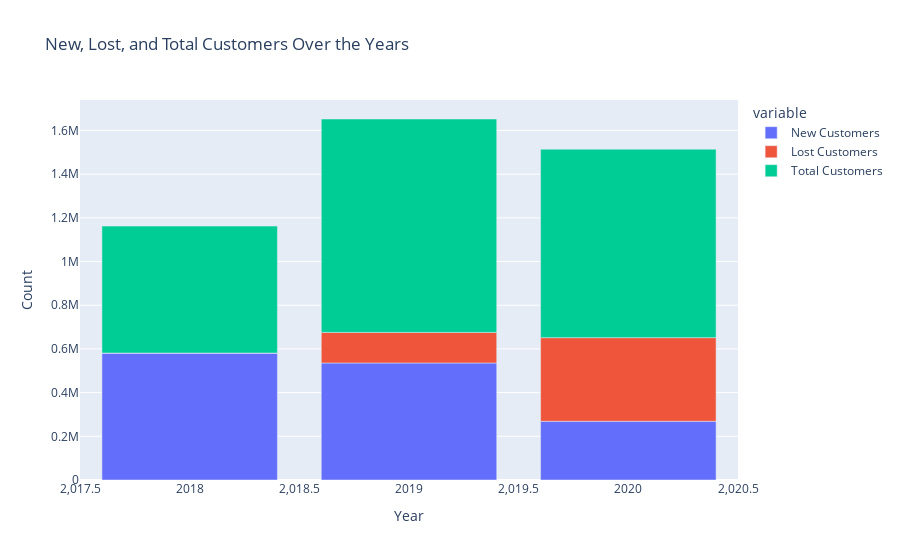

Source (notebook cell):
### Code cell
import pandas as pd
import plotly.express as px

merged_data.sort_values(by=['year', 'customer_id'], inplace=True)

previous_year_customers = set()

years = []
new_customers_count = []
lost_customers_count = []
total_customers_count = []


for year in merged_data['year'].unique():
    current_year_customers = set(merged_data[merged_data['year'] == year]['customer_id'])
    
    new_customers = current_year_customers - previous_year_customers
    
    lost_customers = previous_year_customers - current_year_customers
    
    previous_year_customers = current_year_customers
    
    years.append(year)
    new_customers_count.append(len(new_customers))
    lost_customers_count.append(len(lost_customers))
    
    total_customers_count.append(len(current_year_customers))

plot_data = pd.DataFrame({'Year': years, 'New Customers': new_customers_count, 'Lost Customers': lost_customers_count, 'Total Customers': total_customers_count})

fig = px.bar(
    plot_data,
    x='Year',
    y=['New Customers', 'Lost Customers', 'Total Customers'],
    title='New, Lost, and Total Customers Over the Years',
    labels={'value': 'Count'},
)

fig.show()
fig.write_image('6.png', engine='kaleido')

### Figure 1 — Plotly figure (JSON) as saved in the notebook; plotly's stock layout.template omitted (floating-point values rounded to 4 significant figures)
{"data": [{"alignmentgroup": "True", "hovertemplate": "variable=New Customers<br>Year=%{x}<br>Count=%{y}<extra></extra>", "legendgroup": "New Customers", "marker": {"color": "#636efa", "pattern": {"shape": ""}}, "name": "New Customers", "offsetgroup": "New Customers", "orientation": "v", "showlegend": true, "textposition": "auto", "type": "bar", "x": [2018, 2019, 2020], "xaxis": "x", "y": [581186, 535691, 268811], "yaxis": "y"}, {"alignmentgroup": "True", "hovertemplate": "variable=Lost Customers<br>Year=%{x}<br>Count=%{y}<extra></extra>", "legendgroup": "Lost Customers", "marker": {"color": "#EF553B", "pattern": {"shape": ""}}, "name": "Lost Customers", "offsetgroup": "Lost Customers", "orientation": "v", "showlegend": true, "textposition": "auto", "type": "bar", "x": [2018, 2019, 2020], "xaxis": "x", "y": [0, 140076, 382888], "yaxis": "y"}, {"alignmentgroup": "True", "hovertemplate": "variable=Total Customers<br>Year=%{x}<br>Count=%{y}<extra></extra>", "legendgroup": "Total Customers", "marker": {"color": "#00cc96", "pattern": {"shape": ""}}, "name": "Total Customers", "offsetgroup": "Total Customers", "orientation": "v", "showlegend": true, "textposition": "auto", "type": "bar", "x": [2018, 2019, 2020], "xaxis": "x", "y": [581186, 976801, 862724], "yaxis": "y"}], "layout": {"barmode": "relative", "legend": {"title": {"text": "variable"}, "tracegroupgap": 0}, "title": {"text": "New, Lost, and Total Customers Over the Years"}, "xaxis": {"anchor": "y", "domain": [0, 1], "title": {"text": "Year"}}, "yaxis": {"anchor": "x", "domain": [0, 1], "title": {"text": "Count"}}}}
